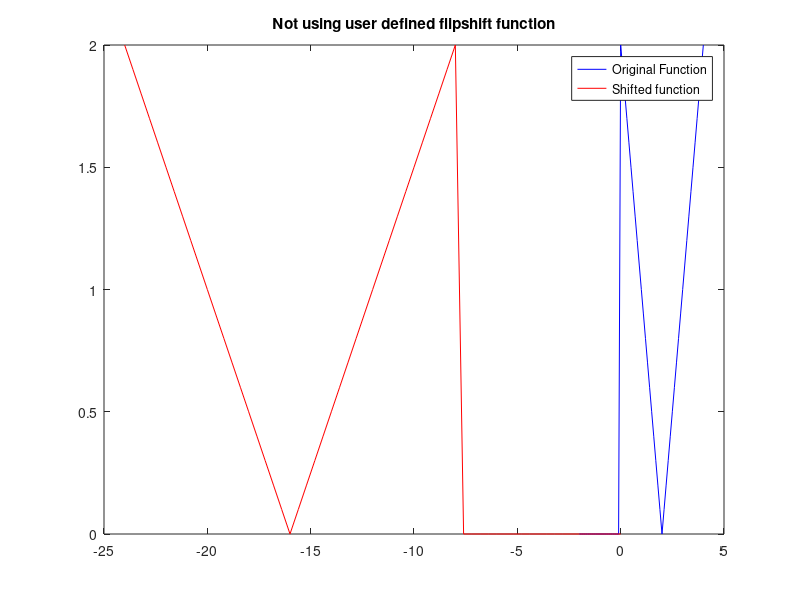

Recreate this plot in MATLAB. (Note: this script raises an error after producing the figure.)
%% BME 790.01F13: Engineering Programming and Signal Processing
%% Worksheet 4 Kanishk Asthana ka112@duke.edu
%% Task 1

% Intializing time variable t from -2 to 4 with a step size of 0.1
t=-2:0.1:4;
%% Task 2

%Initializing x(t) vector with same size as t
x=zeros(length(t),1);
%Function described in class was a piecewise function defined as x(t)= -t+2
%for t in the interval [0,2] and x(t)=t-2 for the interval (2,4];

%Specifying first part of the piecewise function x(t)
x(t>=0 & t<=2)=(-1.*t(t>=0 & t<=2))+2;
%Specifying the second part of piecewise function x(t)
x(t>2 & t<=4)=t(t>2 & t<=4)-2;
%Plotting x(t) versus t in blue colour.
plot(t,x,'b');

%% Task 3

%Holding on to compare new shifted function with the original.
hold on;
% The new required function is a plot of x(-t/4 -2) vs t.
%Let the value -t/4 -2 be represented by t', so the original function can be
%thought of as a plot of x(t') vs t'(I have only changed the name of the
%variable this is a valid math operation).
%Since we have assumed t'=-t/4-2 the original function can be thought of as
%a plot of x(-t/4 -2) vs (-t/4-2). However what we need is a plot between
%x(-t/4-2) vs t. So by changing the time vector we can replot the orignial
%values of the function both shifted and scaled.
%Since we have all the values of the original time vector t' we can use
%this to compute the values of the t vector.
%We have the relation t'=-t/4-2 so t'+2=-t/4 or 4t'+8=-t or t=-4t-8
%There for plotting -4*t'-8 (where t' is the original time vector we can
%scale and shift our function.
%Plotting:
plot(-4.*t-8,x,'r');
%Annotating plot
title('Not using user defined flipshift function');
legend('Original Function','Shifted function');

%% Task 4

%Using the above explaination an arbitary flip and shift function can be
%defined.
%Defining a new MATLAB function flipshift.m (please see file for
%implementation and explanation)
%Using the new flipshift fucntion to create the new fucntion x(-t/4-2)
%Using the notation defined in the function (please see flipshift.m) we see
%the scale is -1/4 and the shift is +8. Passing these values to the
%function we should get the same result as in the previous task
tnew=flipshift(x,t,-0.25,8);
%Plotting original x(t) vector against shited and scaled to to get shited
%and scaled funciton:
figure;
hold on;
plot(t,x,'r');
plot(tnew,x,'g');
%Annotating plot
title('Using user defined flipshift function');
legend('Original Function','Shifted function');